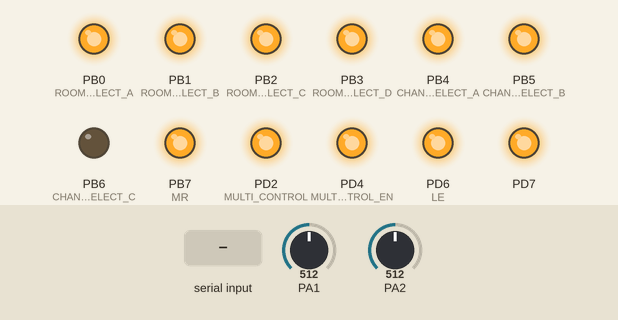
Bench run of a program on a simulated ATmega32, built with avr-gcc and emulated at 16 MHz. On the bench: output pins drawn as LEDs (lit = HIGH). Wiring (inferred from the names in the program): PCA9685 PWM driver at I2C address 0x40; PCA9685 PWM driver at I2C address 0x41. The inputs (shaded band) are chosen by the test bench; at power-on: PA1 = 512, PA2 = 512. Pins used as bus, display or sensor lines are not drawn.

Above: at 1.2 s.
1.3 s: "SEN\n" received over Serial
At 2.4 s:
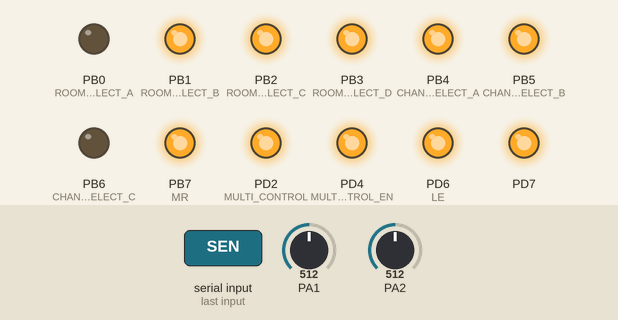
2.8 s: "TOG\n" received over Serial
At 3.5 s:
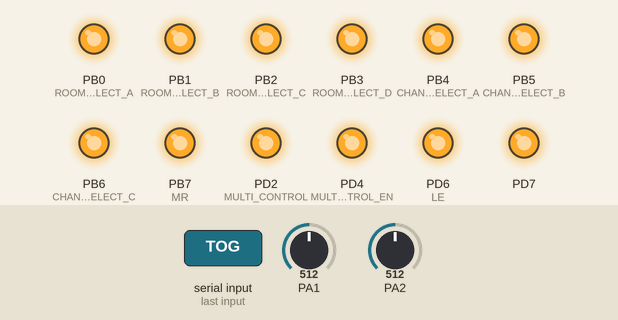
4.3 s: "TOG\n" received over Serial
At 4.6 s:
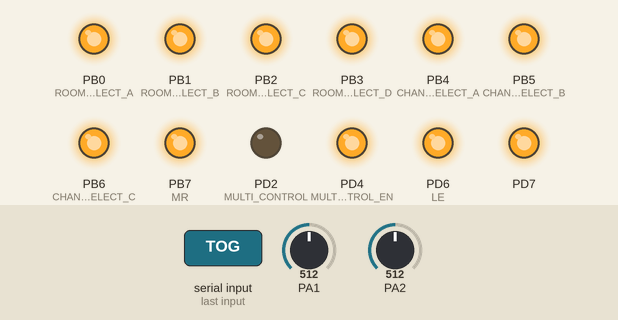
5.8 s: "SEN\n" received over Serial
At 7.0 s:
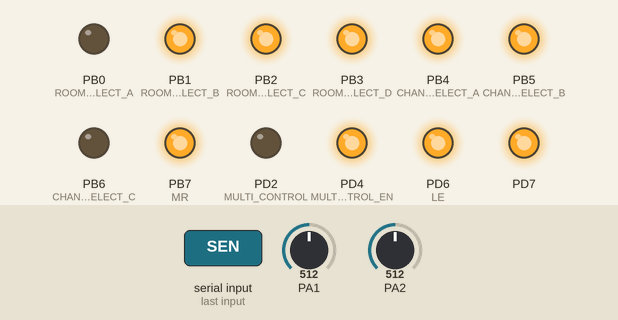
Timing chart, 0 to 8.3 s (numbered marks = the images above; inputs shaded):
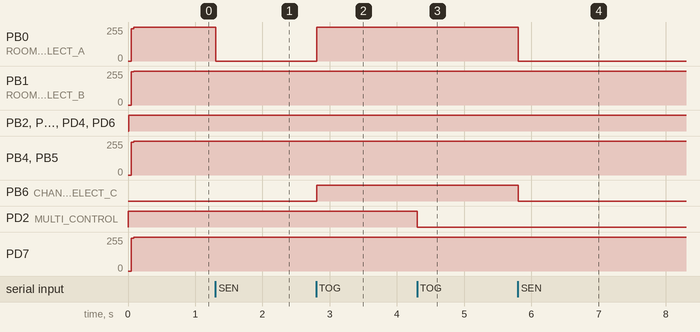

The program:

main.c
```c
// (licence header left out)
#include <stdio.h>
#include <string.h>
#include <stdlib.h>
#include "../LIB/PrimitiveTypes.h"
#include "avr/delay.h"
#include "../MCAL/GIE/GIE_int.h"
#include "../MCAL/ADC/ADC_int.h"
#include "../MCAL/Timer0/Timer_int.h"
#include "../MCAL/PIN/PIN_int.h"
#include "../MCAL/UART/UART_int.h"
#include "../MCAL/I2C/i2c.h"
#include "../HAL/PCA9685/pca9685.h"
#include "../TMU/TMU_int.h"
#include "../HAL/ON_OFF_CHANNELS/onoffch.h"
#include "../HAL/DataKeeper/DataKeeper.h"
#include "../HAL/SENSORS_CHANNELS/sensorsch.h"


#define SERVO_CHANNEL_A_PIN 0x40
#define SERVO_CHANNEL_B_PIN 0x41
#define I2C_FREQ 100000
#define PWM_FREQ 50


char ReceiveBuffer[15];
int roomIndex=0;
char Response[30];

void byteToBinaryStr(uint8_t val, char *str) {
    for (int i = 7; i >= 0; i--) {
        str[7 - i] = (val & (1 << i)) ? '1' : '0';
    }
    str[8] = '\0';
}


/////////////////////////////////////////////////////////////////////////////////////////////////////////
// parseUPT Function ////////////////////////////////////////////////////////////////////////////////////
/////////////////////////////////////////////////////////////////////////////////////////////////////////

int parseUPT(const char *str) {
    if (str == NULL) return -1;
    if (strncmp(str, "UPT", 3) != 0) return -1;

    int room = atoi(str + 3);
    if (room < 1 || room > 16) return -1;

    return room;
}

/////////////////////////////////////////////////////////////////////////////////////////////////////////
// parseSEN Function ////////////////////////////////////////////////////////////////////////////////////
/////////////////////////////////////////////////////////////////////////////////////////////////////////

int parseSEN(const char *str) {
    if (str == NULL) return -1;
    if (strncmp(str, "SEN", 3) != 0) return -1;

    int room = atoi(str + 3);
    if (room < 1 || room > 16) return -1;

    return room;
}


/////////////////////////////////////////////////////////////////////////////////////////////////////////
// parseTOG Function Made By ChatGPT ////////////////////////////////////////////////////////////////////
/////////////////////////////////////////////////////////////////////////////////////////////////////////

typedef struct {
    int room;
    int channel;
} TOG_Info;

TOG_Info parseTOG(const char *str) {
    TOG_Info info;
    char roomStr[3];
    char chStr[2];

    if (strncmp(str, "TOG", 3) != 0) {

        info.room = -1;
        info.channel = -1;
        return info;
    }

    strncpy(roomStr, str + 3, 2);
    roomStr[2] = '\0';

    strncpy(chStr, str + 5, 1);
    chStr[1] = '\0';

    info.room = atoi(roomStr);
    info.channel = atoi(chStr);

    return info;
}


/////////////////////////////////////////////////////////////////////////////////////////////////////////
// parseSER Function Made By ChatGPT ////////////////////////////////////////////////////////////////////
/////////////////////////////////////////////////////////////////////////////////////////////////////////

typedef struct {
    int room;
    int channel;
    int value;
} SER_Info;

SER_Info parseSER(const char *str) {
    SER_Info info;
    char roomStr[3];
    char chStr[2];
    char signStr[2];
    char valStr[3];

    if (strncmp(str, "SER", 3) != 0) {
        info.room = -1;
        info.channel = -1;
        info.value = 0;
        return info;
    }

    // Room → اول رقمين بعد "SER"
    strncpy(roomStr, str + 3, 2);
    roomStr[2] = '\0';

    // Channel → الرقم التالت بعد "SER"
    strncpy(chStr, str + 5, 1);
    chStr[1] = '\0';

    // Sign → الرقم الرابع بعد "SER" (0=positive, 1=negative)
    strncpy(signStr, str + 6, 1);
    signStr[1] = '\0';

    // آخر رقمين → القيمة
    strncpy(valStr, str + 7, 2);
    valStr[2] = '\0';

    info.room = atoi(roomStr);
    info.channel = atoi(chStr);
    info.value = atoi(valStr);

    // طبق الإشارة (sign)
    if (atoi(signStr) == 1) {
        info.value = -info.value;
    }

    return info;
}


/////////////////////////////////////////////////////////////////////////////////////////////////////////
// Sensors Refreshes  ///////////////////////////////////////////////////////////////////////////////////
/////////////////////////////////////////////////////////////////////////////////////////////////////////

void RefreshSensors(void){
	SENSORS_vidUpdateTemp(roomIndex);
	SENSORS_vidUpdateFlame(roomIndex);
	SENSORS_vidUpdateGas(roomIndex);
	SENSORS_vidUpdatePir(roomIndex);
}


void RefreshSensors_Init(void){
	for(int i=0 ; i<16 ; i++){
		SENSORS_vidUpdateFlame(i);
		SENSORS_vidUpdateGas(i);
		SENSORS_vidUpdatePir(i);
		SENSORS_vidUpdateTemp(i);

	}
}


/////////////////////////////////////////////////////////////////////////////////////////////////////////
// Response Refreshes ///////////////////////////////////////////////////////////////////////////////////
/////////////////////////////////////////////////////////////////////////////////////////////////////////


void RefreshResponse(void){
		u8 channelMask = DataKeeper[roomIndex].channelBits; // replace with your logic per room
	    u8 temp   = DataKeeper[roomIndex].sensors[0];
	    u8 flame  = DataKeeper[roomIndex].sensors[1];
	    u8 gas    = DataKeeper[roomIndex].sensors[2];
	    u8 pir    = DataKeeper[roomIndex].sensors[3];

	    int servoA = DataKeeper[roomIndex].servoAngleA;
	    int servoB = DataKeeper[roomIndex].servoAngleB;

	    char servoASign = (servoA < 0) ? '1' : '0';
	    char servoBSign = (servoB < 0) ? '1' : '0';

	    if(servoA < 0) servoA = -servoA;
	    if(servoB < 0) servoB = -servoB;

	    // Build the string
	    char maskStr[9];
	    byteToBinaryStr(channelMask, maskStr);

	    sprintf(Response, "RES%s%02d%d%d%d%c%02d%c%02d\r\n",
	            maskStr,          // هنا بدل %08d
	            temp, flame, gas, pir,
	            servoASign, servoA,
	            servoBSign, servoB);

}


/////////////////////////////////////////////////////////////////////////////////////////////////////////
/////////////////////////////////////////////////////////////////////////////////////////////////////////
void Task_ParseUART(void){
    static char line[24];
        UART_vidReceiveStringUntilNewline(line, sizeof(line));;
            if(strncmp(line, "UPT",3)==0) {
                roomIndex = parseUPT(line)-1;
                UART_vidSendString(Response);
            } else if(strncmp(line,"SER",3)==0) {
                SER_Info SER = parseSER(line);
                uint8_t ch = (SER.channel==0)?SERVO_CHANNEL_A_PIN:SERVO_CHANNEL_B_PIN;
                PCA9685_SetServoAngle(ch, SER.room, SER.value);
            } else if(strncmp(line,"TOG",3)==0) {
                TOG_Info TOG = parseTOG(line);
                vidChannelToggle(TOG.room, TOG.channel);
            } else if(strncmp(line,"SEN",3)==0) {
            	roomIndex = parseSEN(line)-1;
            	RefreshSensors();
            } else if(strncmp(line,"BUZ",3)==0) {
            	PIN_vidSetValue(PD5 , HIGH);
            }
}


int main(void) {
	GIE_vidEnable();
	vidChannelInit();
	ADC_vidInit();
	SENSORS_vidInit();

	UART_vidInit();
	I2C_Init(I2C_FREQ);

	PCA9685_Init(SERVO_CHANNEL_A_PIN);
	PCA9685_Init(SERVO_CHANNEL_B_PIN);

	PCA9685_SetPWMFreq(SERVO_CHANNEL_A_PIN, PWM_FREQ);
	PCA9685_SetPWMFreq(SERVO_CHANNEL_B_PIN, PWM_FREQ);

	RefreshSensors_Init();
	while(1){
		Task_ParseUART();
		RefreshResponse();
	}
}
```

TMU_int.h
```c
/*
 * TMU_int.h
 *
 *  Created on: Aug 5, 2025
 *      Author: Ahmed El-Gaafrawy
 */

#ifndef TMU_TMU_INT_H_
#define TMU_TMU_INT_H_

void TMU_vidInit(void);

void TMU_vidCreateTask(void(*pfunTask)(void) , u8 u8Priority , u16 u16Periodicity);

void TMU_vidStartScheduler(void);

#endif /* TMU_TMU_INT_H_ */
```

TMU_priv.h
```c
/*
 * TMU_priv.h
 *
 *  Created on: Aug 5, 2025
 *      Author: Ahmed El-Gaafrawy
 */

#ifndef TMU_TMU_PRIV_H_
#define TMU_TMU_PRIV_H_
#define NULL	               ((void *) 0x0000U)
typedef struct _Task_TCB_
{
    void(*pfunTask)(void);
    u16 u16Periodicity;
}TCB_t;


#define TMU_TIMER0            (22U)
#define TMU_TIMER1            (33U)
#define TMU_TIMER2            (55U)


//general
#define TIMSK               *((volatile u8*)0x59)
#define TIFR                *((volatile u8*)0x58)
//Timer0
#define TCCR0               *((volatile u8*)0x53)
#define TCNT0               *((volatile u8*)0x52)
#define OCR0                *((volatile u8*)0x5C)
//Timer1
#define TCCR1A	        	*((volatile u8*)0x4F)
#define TCCR1B	        	*((volatile u8*)0x4E)
#define TCNT1H	        	*((volatile u8*)0x4D)
#define TCNT1L	        	*((volatile u8*)0x4C)
#define OCR1AH	        	*((volatile u8*)0x4B)
#define OCR1AL	        	*((volatile u8*)0x4A)
#define OCR1BH	        	*((volatile u8*)0x49)
#define OCR1BL	        	*((volatile u8*)0x48)
//Timer2
#define TCCR2               *((volatile u8*)0x45)
#define TCNT2               *((volatile u8*)0x44)
#define OCR2                *((volatile u8*)0x43)


#endif /* TMU_TMU_PRIV_H_ */
```

TMU_prog.c
```c
/*
 * TMU_prog.c
 *
 *  Created on: Aug 5, 2025
 *      Author: Ahmed El-Gaafrawy
 */

#include "../LIB/stdTypes.h"

#include "TMU_config.h"
#include "TMU_priv.h"
#include "TMU_int.h"

#if TMU_TIMER_CHANNEL == TMU_TIMER0 || TMU_TIMER_CHANNEL == TMU_TIMER2
    static u32 LOC_u32OvfCounts = 0UL;
    static u32 LOC_u32ISRCounter   = 0UL;
    static u8  LOC_u8Preload    = 0U;
#endif

#if TMU_MAX_TASK_NUM >= 1U && TMU_MAX_TASK_NUM <= 10U
    static TCB_t LOC_astrTasks[TMU_MAX_TASK_NUM];
    u32 LOC_u32OSTicksCounter;
#else
#error TMU max number of tasks must be between [ 1 : 10 ]
#endif

void TMU_vidInit(void)
{
    #if TMU_TIMER_CHANNEL == TMU_TIMER0
        #if TMU_OS_TICK >= 1U && TMU_OS_TICK <= 200U
            TCCR0 = 0x03; // 64-pres , ovf , oc0 pin disconnected

            u32 u32Counts = (TMU_OS_TICK * TMU_CPU_FREQ)/(64UL);

            LOC_u32OvfCounts = (u32Counts + 255LLU) / 256LLU;

            LOC_u8Preload = 256U - (u32Counts % 256LLU);

            TCNT0 = LOC_u8Preload;

            LOC_u32ISRCounter = LOC_u32OvfCounts;

            TIMSK |= (1<<0);
        #else
            #error TMU OS tick must be between [ 1 : 200 ] msec
        #endif
    #elif TMU_TIMER_CHANNEL == TMU_TIMER1
        #if TMU_OS_TICK >= 1U && TMU_OS_TICK <= 200U
            TCCR1A = 0U;
            TCCR1B = 0x0B; // ctc on ocr1a , disconnected all pins
            TCNT1L = 0U;
            TCNT1H = 0U;

            u32 u32Counts = (TMU_OS_TICK * TMU_CPU_FREQ)/(64UL);

            OCR1AH = (u8) (u32Counts >> 8U);
            OCR1AL = (u8) (u32Counts);

            TIMSK |= (1<<4);
        #else
            #error TMU OS tick must be between [ 1 : 200 ] msec
        #endif
    #elif TMU_TIMER_CHANNEL == TMU_TIMER2
        #if TMU_OS_TICK >= 1U && TMU_OS_TICK <= 200U
            TCCR2 = 0x04; // 64-pres , ovf , oc0 pin disconnected

            u32 u32Counts = (TMU_OS_TICK * TMU_CPU_FREQ)/(64UL);

            LOC_u32OvfCounts = (u32Counts + 255LLU) / 256LLU;

            LOC_u8Preload = 256U - (u32Counts % 256LLU);

            TCNT2 = LOC_u8Preload;

            LOC_u32ISRCounter = LOC_u32OvfCounts;

            TIMSK |= (1<<6);
        #else
            #error TMU OS tick must be between [ 1 : 200 ] msec
        #endif
    #else
        #error TMU timer channel configuration is wrong [TMU_TIMER0 - TMU_TIMER1 - TMU_TIMER2]
    #endif
}


void TMU_vidCreateTask(void(*pfunTask)(void) , u8 u8Priority , u16 u16Periodicity)
{
    if (u8Priority < TMU_MAX_TASK_NUM)
    {
        LOC_astrTasks[u8Priority].pfunTask = pfunTask;
        LOC_astrTasks[u8Priority].u16Periodicity = u16Periodicity;
    }
}

void TMU_vidStartScheduler(void)
{
    u32 u32PrevOsTicksCounts = 0UL;
    __asm__("sei");
    while(1)
    {
        if (LOC_u32OSTicksCounter > u32PrevOsTicksCounts)
        {
            u32PrevOsTicksCounts = LOC_u32OSTicksCounter;
            // 0 lowest, max-1 highest
            // for (s8 u8Priority = TMU_MAX_TASK_NUM-1 ; u8Priority >= 0; u8Priority--)
            // 0 highest, max-1 lowest
            for (u8 u8Priority = 0; u8Priority < TMU_MAX_TASK_NUM; u8Priority++)
            {
                if ((LOC_astrTasks[u8Priority].pfunTask != NULL) &&
                ((LOC_u32OSTicksCounter % LOC_astrTasks[u8Priority].u16Periodicity) == 0U))
                {
                    LOC_astrTasks[u8Priority].pfunTask();
                }
            }
        }
    }
}


#if TMU_TIMER_CHANNEL == TMU_TIMER0
    void __vector_11(void)__attribute__((signal));
    void __vector_11(void)
    {
        LOC_u32ISRCounter--;
        if (! LOC_u32ISRCounter)
        {
            // run scheduler
            LOC_u32OSTicksCounter++;

            LOC_u32ISRCounter = LOC_u32OvfCounts;
            TCNT0 = LOC_u8Preload;
        }
    }
#elif TMU_TIMER_CHANNEL == TMU_TIMER1
    void __vector_7(void)__attribute__((signal));
    void __vector_7(void)
    {
        // run scheduler
        LOC_u32OSTicksCounter++;
    }
#elif TMU_TIMER_CHANNEL == TMU_TIMER2
    void __vector_5(void)__attribute__((signal));
    void __vector_5(void)
    {
        LOC_u32ISRCounter--;
        if (! LOC_u32ISRCounter)
        {
            // run scheduler
            LOC_u32OSTicksCounter++;

            LOC_u32ISRCounter = LOC_u32OvfCounts;
            TCNT2 = LOC_u8Preload;
        }
    }
#endif
```

TMU_config.h
```c
/*
 * TMU_config.h
 *
 *  Created on: Aug 5, 2025
 *      Author: Ahmed El-Gaafrawy
 */

#ifndef TMU_TMU_CONFIG_H_
#define TMU_TMU_CONFIG_H_

// 1ms : 200 ms
#define TMU_OS_TICK                (5U)

// in KHz
#define TMU_CPU_FREQ               (16000UL)

//  TMU_TIMER0 - TMU_TIMER1 - TMU_TIMER2
#define TMU_TIMER_CHANNEL          TMU_TIMER2

// max tasks num is 10
#define TMU_MAX_TASK_NUM           (10U)

#endif /* TMU_TMU_CONFIG_H_ */
```

DataKeeper.c
```c
/*
 * DataKeeper.c
 *
 *  Created on: Aug 19, 2025
 *      Author: DELL
 */
#include "../../LIB/PrimitiveTypes.h"
#include "DataKeeper.h"

RoomData DataKeeper[16];

void Rooms_Init(RoomData *data, u8 size){
    for(u8 i=0; i<size; i++){
        data[i].channelBits = 0;
        for(u8 j=0; j<4; j++){
            data[i].sensors[j] = 0;  // مثلاً -1 يعني "غير مستخدم"
        }
        data[i].servoAngleA = 0;
        data[i].servoAngleB = 0;
    }
}
```

DataKeeper.h
```c
/*
 * DataKeeper.h
 *
 *  Created on: Aug 19, 2025
 *      Author: DELL
 */

#ifndef HAL_DATAKEEPER_DATAKEEPER_H_
#define HAL_DATAKEEPER_DATAKEEPER_H_
#include "../../LIB/PrimitiveTypes.h"

typedef struct {
    u8 channelBits;
    s8  sensors[4];
    float  servoAngleA;
    float  servoAngleB;
} RoomData;

extern RoomData DataKeeper[16];

void Rooms_Init(RoomData *data, u8 size);

#endif /* HAL_DATAKEEPER_DATAKEEPER_H_ */
```

onoffch.c
```c
/*
 * onoffch.c

 *
 *  Created on: Aug 18, 2025
 *      Author: DELL
 */
#include "avr/delay.h"
#include "../../LIB/PrimitiveTypes.h"
#include "../../MCAL/PIN/PIN_int.h"
#include "onoffch.h"
#include "../DataKeeper/DataKeeper.h"


void vidChannelInit(void){
	Rooms_Init(DataKeeper , 16);
	PIN_vidSetMode(ROOM_SELECT_A , OUTPUT_LOW);
	PIN_vidSetMode(ROOM_SELECT_B , OUTPUT_LOW);
	PIN_vidSetMode(ROOM_SELECT_C , OUTPUT_LOW);
	PIN_vidSetMode(ROOM_SELECT_D , OUTPUT_LOW);
	PIN_vidSetMode(CHANNEL_SELECT_A , OUTPUT_LOW);
	PIN_vidSetMode(CHANNEL_SELECT_B , OUTPUT_LOW);
	PIN_vidSetMode(CHANNEL_SELECT_C , OUTPUT_LOW);
	PIN_vidSetMode(MULTI_CONTROL , OUTPUT_HIGH);
	PIN_vidSetMode(MULTI_CONTROL_EN , OUTPUT_HIGH);
	PIN_vidSetMode(LE , OUTPUT_HIGH);
	PIN_vidSetMode(MR , OUTPUT_HIGH);
	_delay_ms(1);
}
void vidChannelOn(u8 u8RoomNum ,u8 u8ChannelNum){
	u8RoomNum--;
	u8ChannelNum--;
	PIN_vidSetValue(ROOM_SELECT_A ,(u8RoomNum>>0) & 1);
	PIN_vidSetValue(ROOM_SELECT_B ,(u8RoomNum>>1) & 1);
	PIN_vidSetValue(ROOM_SELECT_C ,(u8RoomNum>>2) & 1);
	PIN_vidSetValue(ROOM_SELECT_D ,(u8RoomNum>>3) & 1);
	PIN_vidSetValue(CHANNEL_SELECT_A , (u8ChannelNum>>0) & 1 );
	PIN_vidSetValue(CHANNEL_SELECT_B , (u8ChannelNum>>1) & 1 );
	PIN_vidSetValue(CHANNEL_SELECT_C , (u8ChannelNum>>2) & 1 );
	PIN_vidSetValue(MULTI_CONTROL , HIGH);
	PIN_vidSetValue(MULTI_CONTROL_EN , LOW);
	PIN_vidSetValue(LE , LOW);
	PIN_vidSetValue(LE , HIGH);
	PIN_vidSetValue(MULTI_CONTROL_EN , HIGH);
	DataKeeper[u8RoomNum].channelBits |= (1 << u8ChannelNum); // Setting Bit
}
void vidChannelOff(u8 u8RoomNum ,u8 u8ChannelNum){
	u8RoomNum--;
	u8ChannelNum--;
	PIN_vidSetValue(ROOM_SELECT_A ,(u8RoomNum>>0) & 1);
	PIN_vidSetValue(ROOM_SELECT_B ,(u8RoomNum>>1) & 1);
	PIN_vidSetValue(ROOM_SELECT_C ,(u8RoomNum>>2) & 1);
	PIN_vidSetValue(ROOM_SELECT_D ,(u8RoomNum>>3) & 1);
	PIN_vidSetValue(CHANNEL_SELECT_A , (u8ChannelNum>>0) & 1 );
	PIN_vidSetValue(CHANNEL_SELECT_B , (u8ChannelNum>>1) & 1 );
	PIN_vidSetValue(CHANNEL_SELECT_C , (u8ChannelNum>>2) & 1 );
	PIN_vidSetValue(MULTI_CONTROL , LOW);
	PIN_vidSetValue(MULTI_CONTROL_EN , LOW);
	PIN_vidSetValue(LE , LOW);
	PIN_vidSetValue(LE , HIGH);
	PIN_vidSetValue(MULTI_CONTROL_EN , HIGH);
	DataKeeper[u8RoomNum].channelBits &= ~(1 << u8ChannelNum); // Clearing Bit
}
void vidChannelToggle(u8 u8RoomNum ,u8 u8ChannelNum){
	u8RoomNum--;
	u8ChannelNum--;
	u8 bitVal = (DataKeeper[u8RoomNum].channelBits >> u8ChannelNum) & 1;
	if(bitVal == ON){
		vidChannelOff(u8RoomNum+1 ,u8ChannelNum+1);
	}else if(bitVal== OFF){
		vidChannelOn(u8RoomNum+1 ,u8ChannelNum+1);
	}

}
```

onoffch.h
```c
/*
 * onoffch.h
 *
 *  Created on: Aug 18, 2025
 *      Author: DELL
 */

#ifndef HAL_ON_OFF_CHANNELS_ONOFFCH_H_
#define HAL_ON_OFF_CHANNELS_ONOFFCH_H_
#define ROOM_SELECT_A PB0
#define ROOM_SELECT_B PB1
#define ROOM_SELECT_C PB2
#define ROOM_SELECT_D PB3
#define CHANNEL_SELECT_A PB4
#define CHANNEL_SELECT_B PB5
#define CHANNEL_SELECT_C PB6
#define MULTI_CONTROL PD2
#define MULTI_CONTROL_EN PD4
#define LE PD6
#define MR PB7

#define ON 1U
#define OFF 0U

void vidChannelInit(void);
void vidChannelOn(u8 u8RoomNum ,u8 u8ChannelNum);
void vidChannelOff(u8 u8RoomNum ,u8 u8ChannelNum);
void vidChannelToggle(u8 u8RoomNum ,u8 u8ChannelNum);

#endif /* HAL_ON_OFF_CHANNELS_ONOFFCH_H_ */
```

pca9685.h
```c
#ifndef PCA9685_H
#define PCA9685_H

#include <avr/io.h>
#define SERVO_MIN 204
#define SERVO_MAX 410
void PCA9685_Init(uint8_t addr);
void PCA9685_SetPWMFreq(uint8_t addr, float freq);
void PCA9685_SetPWM(uint8_t addr, uint8_t channel, uint16_t on, uint16_t off);
void PCA9685_SetServoAngle(uint8_t addr, uint8_t channel, float angle) ;
#endif
```

Source omitted: pca9685.c (1591 bytes), sensorsch.c (2915 bytes), sensorsch.h (885 bytes), PrimitiveTypes.h (2530 bytes), stdTypes.h (2917 bytes), ADC_config.h (387 bytes), ADC_int.h (352 bytes), ADC_priv.h (770 bytes), ADC_prog.c (2156 bytes), GIE_int.h (230 bytes), GIE_prog.c (306 bytes), i2c.c (560 bytes) and 13 more

Measured:
- after the input at 1.3 s, PB0 (ROOM_SELECT_A): 255/255 → 0/255 at once
- after the input at 2.8 s, PB0 (ROOM_SELECT_A): 0/255 → 255/255 at once; PB6 (CHANNEL_SELECT_C): LOW → HIGH at once
- after the input at 4.3 s, PD2 (MULTI_CONTROL): HIGH → LOW at once
- after the input at 5.8 s, PB0 (ROOM_SELECT_A): 255/255 → 0/255 at once; PB6 (CHANNEL_SELECT_C): HIGH → LOW at once
